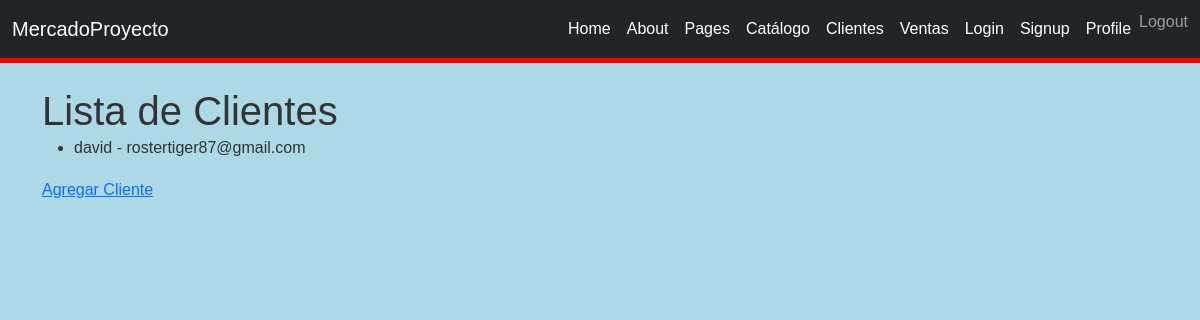
/clientes/, run on an earlier commit of the app's database.
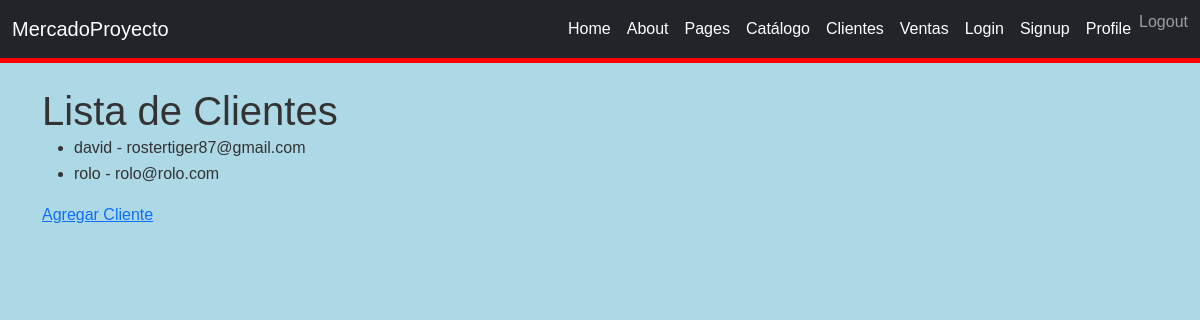
And on a later commit of the database.
### tienda/models.py (models this page shows, shortened)
class Cliente(models.Model):
    nombre = models.CharField(max_length=100)
    email = models.EmailField(unique=True)

### tienda/views.py (the view)
# urls.py: path('clientes/', views.lista_clientes, name='lista_clientes'),
def lista_clientes(request):
    clientes = Cliente.objects.all()
    return render(request, 'lista_clientes.html', {'clientes': clientes})

### templates/lista_clientes.html (shortened to what this page needs)
{% extends 'base.html' %}
{% block content %}
<h1>Lista de Clientes</h1>
<ul>
    {% for cliente in clientes %}
        <li>{{ cliente.nombre }} - {{ cliente.email }}</li>
    {% endfor %}
</ul>
<a href="{% url 'agregar_cliente' %}">Agregar Cliente</a>
{% endblock %}

What changed in the data, as far as the page shows it:
added Cliente: nombre "rolo", email "rolo@rolo.com"
